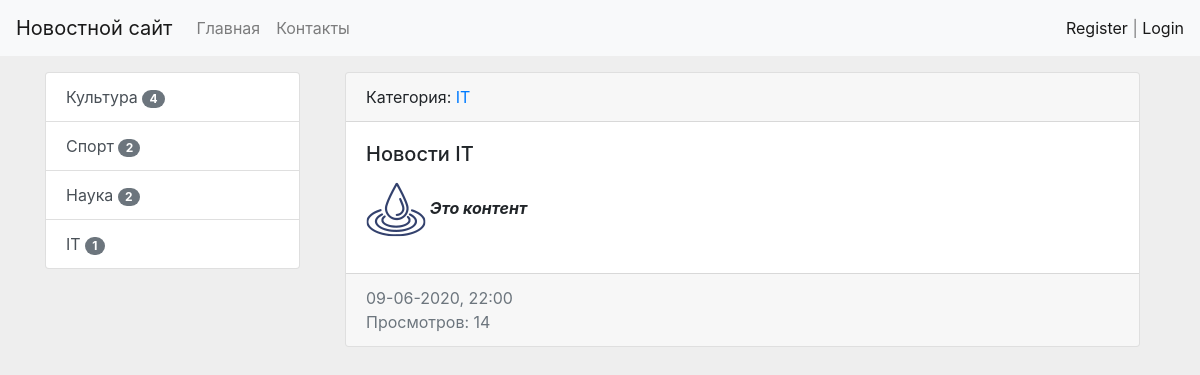
The app's page /news/13/ with its own data.
### news/models.py (models this page shows, shortened)
class Category(models.Model):
    title = models.CharField(max_length=150, db_index=True, verbose_name='Категории')
    def get_absolute_url(self):
        return reverse_lazy('category', kwargs={'category_id': self.pk})
    def __str__(self):
        return self.title
    class Meta:
        verbose_name = 'Категория'
        verbose_name_plural = 'Категории'
        ordering = ['title']

class News(models.Model):
    title = models.CharField(max_length=150, verbose_name='Заголовок')
    content = models.TextField(blank=True, verbose_name='Контент')
    created_at = models.DateTimeField(auto_now_add=True, verbose_name='Создано')
    updated_at = models.DateTimeField(auto_now=True, verbose_name='Обновлено')
    photo = models.ImageField(blank=True, upload_to='photos/%Y/%m/', verbose_name='Фото')
    is_published = models.BooleanField(default=True, verbose_name='Опубликовано')
    category = models.ForeignKey('Category', on_delete=models.PROTECT, verbose_name='Категория')
    views = models.IntegerField(default=0)
    class Meta:
        verbose_name = 'Новость'
        verbose_name_plural = 'Новости'
        ordering = ['-created_at', 'title']

### news/views.py (the view)
# urls.py: path('news/<int:pk>/', SingleNews.as_view(), name='view_news'),
class SingleNews(DetailView):
    model = News
    template_name = 'news/view_news.html'
    context_object_name = 'news_item'
    def get_context_data(self, **kwargs):
        context = super().get_context_data(**kwargs)
        obj = context['object']
        obj.views += 1
        obj.save()
        return context

### news/templatetags/news_tags.py (called while the page is built)
@register.inclusion_tag('news/list_categories.html')
def show_categories():
    categories = Category.objects.annotate(cnt=Count('news', filter=F('news__is_published'))).filter(cnt__gt=0)
    return {'categories': categories}

### news/templates/news/view_news.html (shortened to what this page needs)
{% extends 'base.html' %}
{% block sidebar %}
    {% include 'inc/_sidebar.html' %}
{% endblock %}
{% block content %}
    <div class="col-md-12">
        <div class="card  mb-3">
            <div class="card-header">
                Категория: <a href="{{ news_item.category.get_absolute_url }}">{{ news_item.category }}</a>
            </div>
            <div class="card-body">
                <div class="media">
                    <div class="media-body">
                        <h5 class="card-title">{{ news_item.title }}</h5>
                        <p class="card-text">{{ news_item.content|safe }}</p>
                    </div>
                </div>
            </div>
            <div class="card-footer text-muted">
                {{ news_item.created_at|date:'d-m-Y, H:i' }}
                <br>
                Просмотров: {{ news_item.views }}
            </div>
        </div>
    </div>
{% endblock %}

### news/templates/news/list_categories.html
<div class="list-group">
    {% for cat in categories %}
        <a href="{{ cat.get_absolute_url }}" class="list-group-item list-group-item-action">
            {{ cat.title }}
            <span class="badge badge-secondary badge-pill">{{ cat.cnt }}</span>
        </a>
    {% endfor %}
</div>

### firstsite/static/css/style.css (style rules this page uses)
body { background: #eee; }

### records on screen
Category: title "Культура", cnt "4"
Category: title "Спорт", cnt "2"
Category: title "Наука", cnt "2"
Category: title "IT", cnt "1"
News: category "IT", title "Новости IT", content (picture), content "Это контент", created_at "09-06-2020, 22:00", views "14"
